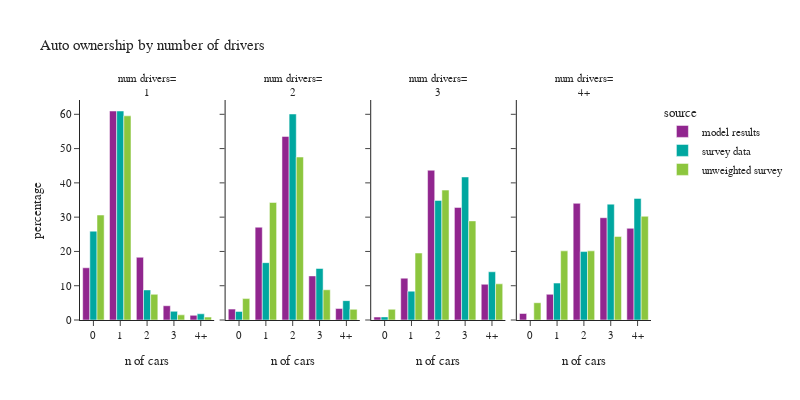

Notebook source saved alongside this figure:
### Code cell
plot_auto(hh_data.loc[hh_data['num_drivers_simple']!="0"],'num_drivers_simple','number of drivers','num drivers')

### Figure 1 — Plotly figure (JSON) as saved in the notebook; plotly's stock layout.template omitted (floating-point values rounded to 4 significant figures)
{"data": [{"alignmentgroup": "True", "hovertemplate": "source=model results<br>num_drivers_simple=1<br>auto_ownership_simple=%{x}<br>percentage=%{y}<extra></extra>", "legendgroup": "model results", "marker": {"color": "#91268F", "pattern": {"shape": ""}}, "name": "model results", "offsetgroup": "model results", "orientation": "v", "showlegend": true, "textposition": "auto", "type": "bar", "x": ["0", "1", "2", "3", "4+"], "xaxis": "x", "y": [15.23, 60.96, 18.29, 4.16, 1.357], "yaxis": "y"}, {"alignmentgroup": "True", "hovertemplate": "source=model results<br>num_drivers_simple=2<br>auto_ownership_simple=%{x}<br>percentage=%{y}<extra></extra>", "legendgroup": "model results", "marker": {"color": "#91268F", "pattern": {"shape": ""}}, "name": "model results", "offsetgroup": "model results", "orientation": "v", "showlegend": false, "textposition": "auto", "type": "bar", "x": ["0", "1", "2", "3", "4+"], "xaxis": "x2", "y": [3.178, 27.07, 53.55, 12.86, 3.342], "yaxis": "y2"}, {"alignmentgroup": "True", "hovertemplate": "source=model results<br>num_drivers_simple=3<br>auto_ownership_simple=%{x}<br>percentage=%{y}<extra></extra>", "legendgroup": "model results", "marker": {"color": "#91268F", "pattern": {"shape": ""}}, "name": "model results", "offsetgroup": "model results", "orientation": "v", "showlegend": false, "textposition": "auto", "type": "bar", "x": ["0", "1", "2", "3", "4+"], "xaxis": "x3", "y": [0.8564, 12.2, 43.69, 32.84, 10.42], "yaxis": "y3"}, {"alignmentgroup": "True", "hovertemplate": "source=model results<br>num_drivers_simple=4+<br>auto_ownership_simple=%{x}<br>percentage=%{y}<extra></extra>", "legendgroup": "model results", "marker": {"color": "#91268F", "pattern": {"shape": ""}}, "name": "model results", "offsetgroup": "model results", "orientation": "v", "showlegend": false, "textposition": "auto", "type": "bar", "x": ["0", "1", "2", "3", "4+"], "xaxis": "x4", "y": [1.894, 7.497, 34.03, 29.84, 26.74], "yaxis": "y4"}, {"alignmentgroup": "True", "hovertemplate": "source=survey data<br>num_drivers_simple=1<br>auto_ownership_simple=%{x}<br>percentage=%{y}<extra></extra>", "legendgroup": "survey data", "marker": {"color": "#00A7A0", "pattern": {"shape": ""}}, "name": "survey data", "offsetgroup": "survey data", "orientation": "v", "showlegend": true, "textposition": "auto", "type": "bar", "x": ["0", "1", "2", "3", "4+"], "xaxis": "x", "y": [25.91, 60.97, 8.778, 2.538, 1.805], "yaxis": "y"}, {"alignmentgroup": "True", "hovertemplate": "source=survey data<br>num_drivers_simple=2<br>auto_ownership_simple=%{x}<br>percentage=%{y}<extra></extra>", "legendgroup": "survey data", "marker": {"color": "#00A7A0", "pattern": {"shape": ""}}, "name": "survey data", "offsetgroup": "survey data", "orientation": "v", "showlegend": false, "textposition": "auto", "type": "bar", "x": ["0", "1", "2", "3", "4+"], "xaxis": "x2", "y": [2.507, 16.72, 60.09, 15.03, 5.647], "yaxis": "y2"}, {"alignmentgroup": "True", "hovertemplate": "source=survey data<br>num_drivers_simple=3<br>auto_ownership_simple=%{x}<br>percentage=%{y}<extra></extra>", "legendgroup": "survey data", "marker": {"color": "#00A7A0", "pattern": {"shape": ""}}, "name": "survey data", "offsetgroup": "survey data", "orientation": "v", "showlegend": false, "textposition": "auto", "type": "bar", "x": ["0", "1", "2", "3", "4+"], "xaxis": "x3", "y": [0.9106, 8.415, 34.88, 41.73, 14.07], "yaxis": "y3"}, {"alignmentgroup": "True", "hovertemplate": "source=survey data<br>num_drivers_simple=4+<br>auto_ownership_simple=%{x}<br>percentage=%{y}<extra></extra>", "legendgroup": "survey data", "marker": {"color": "#00A7A0", "pattern": {"shape": ""}}, "name": "survey data", "offsetgroup": "survey data", "orientation": "v", "showlegend": false, "textposition": "auto", "type": "bar", "x": ["0", "1", "2", "3", "4+"], "xaxis": "x4", "y": [0.0, 10.77, 19.96, 33.8, 35.47], "yaxis": "y4"}, {"alignmentgroup": "True", "hovertemplate": "source=unweighted survey<br>num_drivers_simple=1<br>auto_ownership_simple=%{x}<br>percentage=%{y}<extra></extra>", "legendgroup": "unweighted survey", "marker": {"color": "#8CC63E", "pattern": {"shape": ""}}, "name": "unweighted survey", "offsetgroup": "unweighted survey", "orientation": "v", "showlegend": true, "textposition": "auto", "type": "bar", "x": ["0", "1", "2", "3", "4+"], "xaxis": "x", "y": [30.62, 59.56, 7.49, 1.498, 0.8388], "yaxis": "y"}, {"alignmentgroup": "True", "hovertemplate": "source=unweighted survey<br>num_drivers_simple=2<br>auto_ownership_simple=%{x}<br>percentage=%{y}<extra></extra>", "legendgroup": "unweighted survey", "marker": {"color": "#8CC63E", "pattern": {"shape": ""}}, "name": "unweighted survey", "offsetgroup": "unweighted survey", "orientation": "v", "showlegend": false, "textposition": "auto", "type": "bar", "x": ["0", "1", "2", "3", "4+"], "xaxis": "x2", "y": [6.243, 34.28, 47.54, 8.817, 3.122], "yaxis": "y2"}, {"alignmentgroup": "True", "hovertemplate": "source=unweighted survey<br>num_drivers_simple=3<br>auto_ownership_simple=%{x}<br>percentage=%{y}<extra></extra>", "legendgroup": "unweighted survey", "marker": {"color": "#8CC63E", "pattern": {"shape": ""}}, "name": "unweighted survey", "offsetgroup": "unweighted survey", "orientation": "v", "showlegend": false, "textposition": "auto", "type": "bar", "x": ["0", "1", "2", "3", "4+"], "xaxis": "x3", "y": [3.125, 19.53, 37.89, 28.91, 10.55], "yaxis": "y3"}, {"alignmentgroup": "True", "hovertemplate": "source=unweighted survey<br>num_drivers_simple=4+<br>auto_ownership_simple=%{x}<br>percentage=%{y}<extra></extra>", "legendgroup": "unweighted survey", "marker": {"color": "#8CC63E", "pattern": {"shape": ""}}, "name": "unweighted survey", "offsetgroup": "unweighted survey", "orientation": "v", "showlegend": false, "textposition": "auto", "type": "bar", "x": ["0", "1", "2", "3", "4+"], "xaxis": "x4", "y": [5.042, 20.17, 20.17, 24.37, 30.25], "yaxis": "y4"}], "layout": {"annotations": [{"font": {}, "showarrow": false, "text": "num drivers=<br>1", "x": 0.1175, "xanchor": "center", "xref": "paper", "y": 1.0, "yanchor": "bottom", "yref": "paper"}, {"font": {}, "showarrow": false, "text": "num drivers=<br>2", "x": 0.3725, "xanchor": "center", "xref": "paper", "y": 1.0, "yanchor": "bottom", "yref": "paper"}, {"font": {}, "showarrow": false, "text": "num drivers=<br>3", "x": 0.6275, "xanchor": "center", "xref": "paper", "y": 1.0, "yanchor": "bottom", "yref": "paper"}, {"font": {}, "showarrow": false, "text": "num drivers=<br>4+", "x": 0.8825, "xanchor": "center", "xref": "paper", "y": 1.0, "yanchor": "bottom", "yref": "paper"}], "barmode": "group", "font": {"size": 11}, "height": 400, "legend": {"title": {"text": "source"}, "tracegroupgap": 0}, "title": {"text": "Auto ownership by number of drivers"}, "width": 800, "xaxis": {"anchor": "y", "domain": [0.0, 0.235], "title": {"text": "n of cars"}}, "xaxis2": {"anchor": "y2", "domain": [0.255, 0.49], "matches": "x", "title": {"text": "n of cars"}}, "xaxis3": {"anchor": "y3", "domain": [0.51, 0.745], "matches": "x", "title": {"text": "n of cars"}}, "xaxis4": {"anchor": "y4", "domain": [0.765, 1.0], "matches": "x", "title": {"text": "n of cars"}}, "yaxis": {"anchor": "x", "domain": [0.0, 1.0], "title": {"text": "percentage"}}, "yaxis2": {"anchor": "x2", "domain": [0.0, 1.0], "matches": "y", "showticklabels": false}, "yaxis3": {"anchor": "x3", "domain": [0.0, 1.0], "matches": "y", "showticklabels": false}, "yaxis4": {"anchor": "x4", "domain": [0.0, 1.0], "matches": "y", "showticklabels": false}}}
